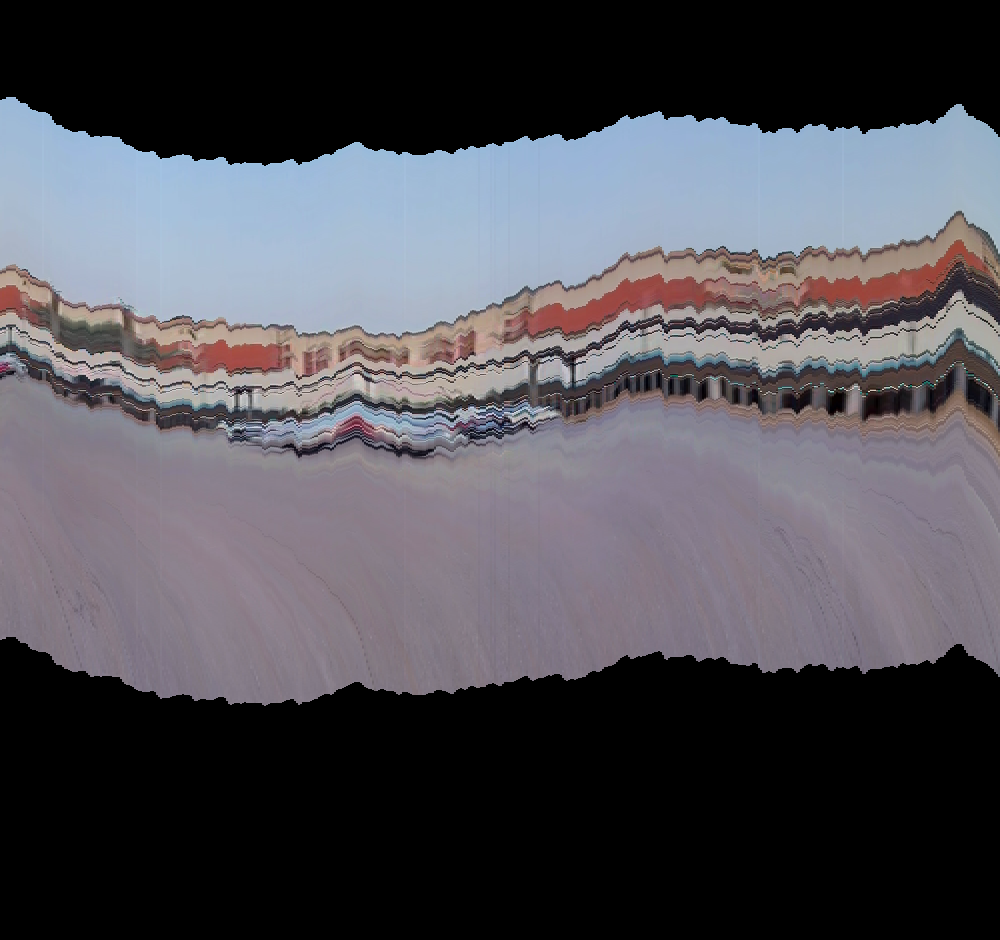
#> input picture TCSVT-main/TCSVT-main/visual_1.png, 1000 x 940 px, given in place of case6_6.mp4, which was not available
$ python rear_view.py
#> lines starting #> are read from the running program, lines starting #| are printed output that depends on the picture; pictures that were not available may be replaced by others from this repository, and a replacement may not be noted

# [98 lines of commented-out code are left out]

import cv2
import numpy as np
import tqdm
import argparse
import time
import stitch_utils
import matplotlib.pyplot as plt
from mpl_toolkits.mplot3d import Axes3D

from scipy.ndimage import uniform_filter
from scipy.ndimage import median_filter

from multiband import multi_band_blending

from cylinder import cylinder

W = 960
H = 540

mesh_row_count = 10
mesh_col_count = 16
feature_ellipse_row_count = 6
feature_ellipse_col_count = 10

frame_idx = 5

# [174 lines left out: functions measure_performance, seamcut, plot_motionfield, motion_field_filter, not called in this run]

if __name__=='__main__':

    # 从视频流中读取帧
    ap = argparse.ArgumentParser()
    ap.add_argument("-ll", "--left_left", type=str, default="real_09/final_6/case6_6.mp4", help="path to the left video")
    ap.add_argument("-l", "--left", type=str, default="real_09/final_6/case6_5.mp4", help="path to the left video")
    ap.add_argument("-m", "--mid", type=str, default="real_09/final_6/case6_4.mp4", help="path to the mid video")
    ap.add_argument("-r", "--right", type=str, default="real_09/final_6/case6_3.mp4", help="path to the right video")
    ap.add_argument("-rr", "--right_right", type=str, default="real_09/final_6/case6_2.mp4", help="path to the right video")
    args = vars(ap.parse_args())

    # 读取视频
    vs = cv2.VideoCapture(args["left_left"])
    num_frames = np.int32(vs.get(cv2.CAP_PROP_FRAME_COUNT))
    with tqdm.trange(num_frames) as t:
        t.set_description(f'Reading video from <{args["left_left"]}>')
        lleft_frames = []
        for frame_index in t:
            success, pixels = vs.read()
            if success:
                # 规范分辨率
                unstabilized_frame = cv2.resize(pixels, (W, H))
                # unstabilized_frame = cylinder(pixels, W, H)
            else:
                print('capture error')
                exit()
            if unstabilized_frame is None:
                raise IOError(
                    f'Video at <{args["left_left"]}> did not have frame {frame_index} of '
                    f'{num_frames} (indexed from 0).'
                )
            lleft_frames.append(unstabilized_frame)
#> this loop made 1 pass
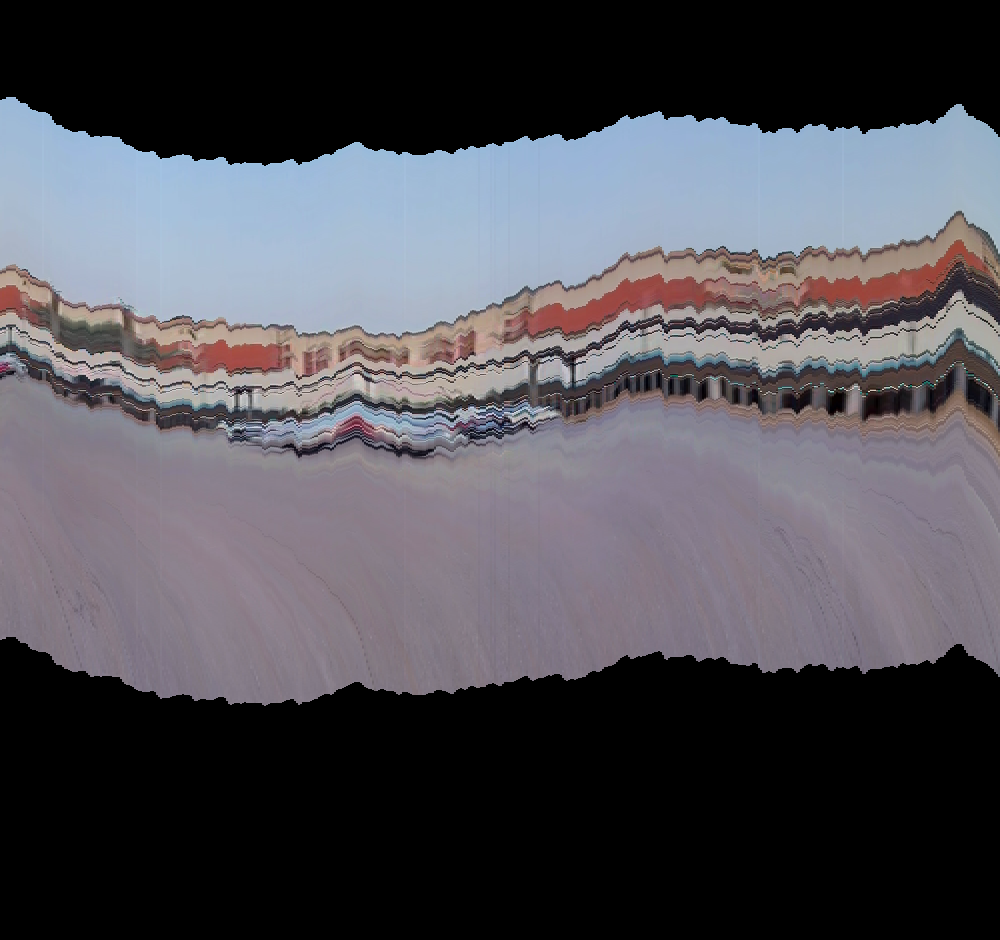
#> input picture TCSVT-main/TCSVT-main/visual_1.png, 1000 x 940 px, given in place of case6_6.mp4, which was not available
#> pass 1, `unstabilized_frame = cv2.resize(pixels, (W, H))`:
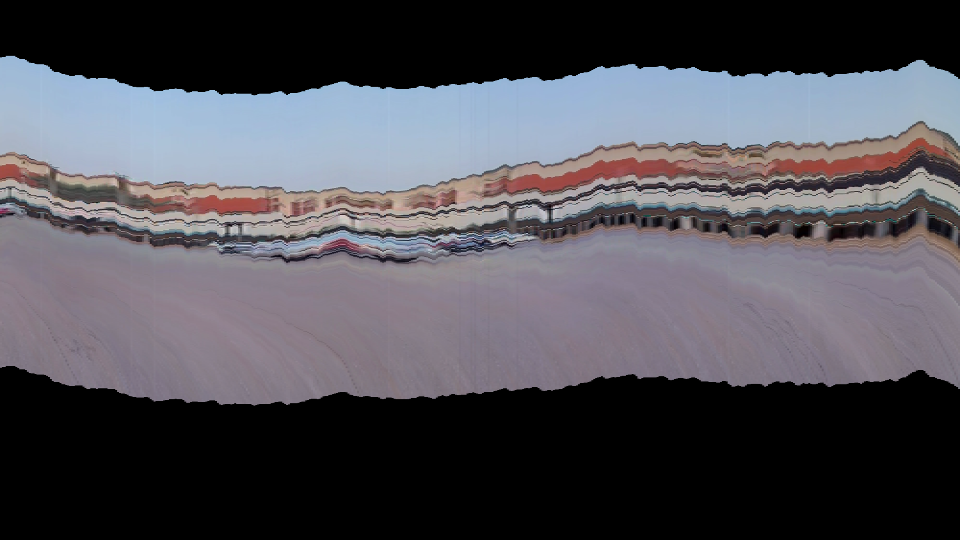
#> unstabilized_frame: shape (540, 960, 3); mean B, G, R 85.9, 79, 80.3
#> pixels is the input picture: shape (940, 1000, 3); mean B, G, R 86, 79, 80.4
#> after the loop, lleft_frames = 1 item
    vs.release()

    vs = cv2.VideoCapture(args["left"])
    num_frames = np.int32(vs.get(cv2.CAP_PROP_FRAME_COUNT))
    with tqdm.trange(num_frames) as t:
        t.set_description(f'Reading video from <{args["left"]}>')
        left_frames = []
        for frame_index in t:
            success, pixels = vs.read()
            if success:
                # 规范分辨率
                unstabilized_frame = cv2.resize(pixels, (W, H))
                # unstabilized_frame = cylinder(pixels, W, H)
            else:
                print('capture error')
                exit()
            if unstabilized_frame is None:
                raise IOError(
                    f'Video at <{args["left"]}> did not have frame {frame_index} of '
                    f'{num_frames} (indexed from 0).'
                )
            left_frames.append(unstabilized_frame)
#> after the loop, left_frames = 1 item
    vs.release()

    vs = cv2.VideoCapture(args["mid"])
    num_frames = np.int32(vs.get(cv2.CAP_PROP_FRAME_COUNT))
    with tqdm.trange(num_frames) as t:
        t.set_description(f'Reading video from <{args["mid"]}>')
        mid_frames = []
        for frame_index in t:
            success, pixels = vs.read()
            if success:
                # 规范分辨率
                unstabilized_frame = cv2.resize(pixels, (W, H))
                # unstabilized_frame = cylinder(pixels, W, H)
            else:
                print('capture error')
                exit()
            if unstabilized_frame is None:
                raise IOError(
                    f'Video at <{args["mid"]}> did not have frame {frame_index} of '
                    f'{num_frames} (indexed from 0).'
                )
            mid_frames.append(unstabilized_frame)
#> after the loop, mid_frames = 1 item
    vs.release()

    vs = cv2.VideoCapture(args["right"])
    num_frames = np.int32(vs.get(cv2.CAP_PROP_FRAME_COUNT))
    with tqdm.trange(num_frames) as t:
        t.set_description(f'Reading video from <{args["right"]}>')
        right_frames = []
        for frame_index in t:
            success, pixels = vs.read()
            if success:
                # 规范分辨率
                unstabilized_frame = cv2.resize(pixels, (W, H))
                # unstabilized_frame = cylinder(pixels, W, H)
            else:
                print('capture error')
                exit()
            if unstabilized_frame is None:
                raise IOError(
                    f'Video at <{args["right"]}> did not have frame {frame_index} of '
                    f'{num_frames} (indexed from 0).'
                )
            right_frames.append(unstabilized_frame)
#> after the loop, right_frames = 1 item
    vs.release()

    vs = cv2.VideoCapture(args["right_right"])
    num_frames = np.int32(vs.get(cv2.CAP_PROP_FRAME_COUNT))
    with tqdm.trange(num_frames) as t:
        t.set_description(f'Reading video from <{args["right_right"]}>')
        rright_frames = []
        for frame_index in t:
            success, pixels = vs.read()
            if success:
                # 规范分辨率
                unstabilized_frame = cv2.resize(pixels, (W, H))
                # unstabilized_frame = cylinder(pixels, W, H)
            else:
                print('capture error')
                exit()
            if unstabilized_frame is None:
                raise IOError(
                    f'Video at <{args["right_right"]}> did not have frame {frame_index} of '
                    f'{num_frames} (indexed from 0).'
                )
            rright_frames.append(unstabilized_frame)
#> after the loop, rright_frames = 1 item
    vs.release()

    # lleft_frame_base = lleft_frames[frame_idx]
    lleft_frame_base = cv2.imread("real_09/final_5/video6/150.jpg")
    lleft_frame_base_1 = cv2.imread("real_09/final_5/video5/150.jpg")
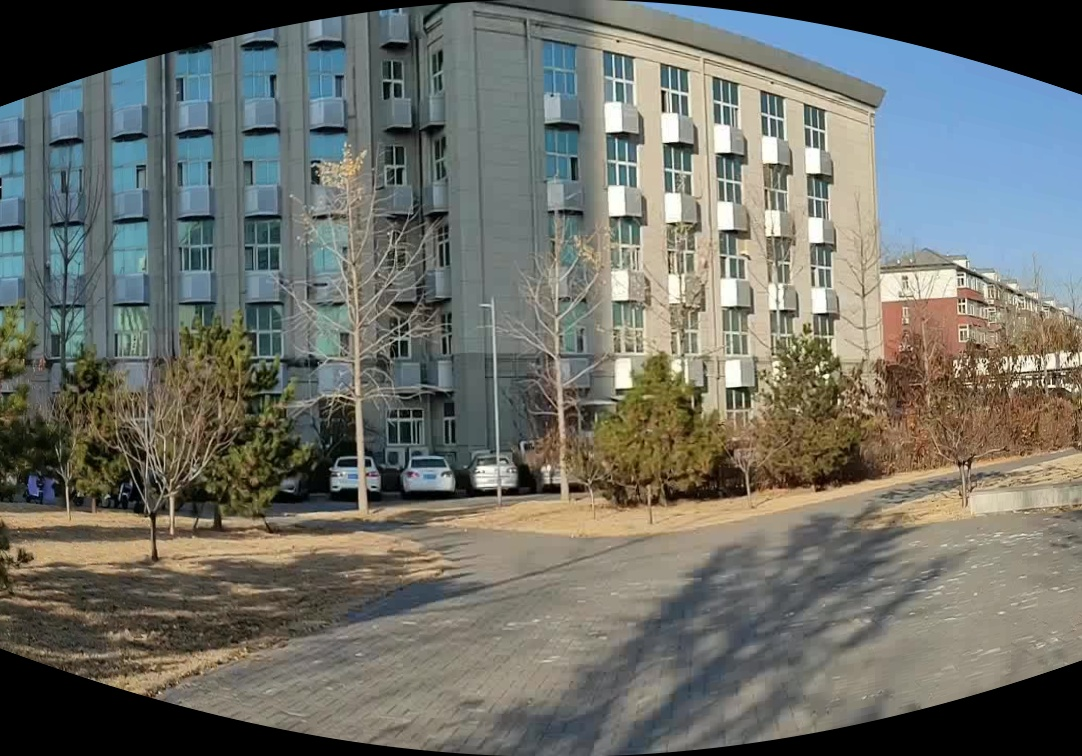
#> input picture TCSVT-main/TCSVT-main/image_wp.jpg, 1082 x 756 px, given in place of 150.jpg, which was not available
#> lleft_frame_base_1 is the input picture: shape (756, 1082, 3); mean B, G, R 103.1, 110.5, 108.9
#> (the run stopped early here; a loop or call above may not have finished)
